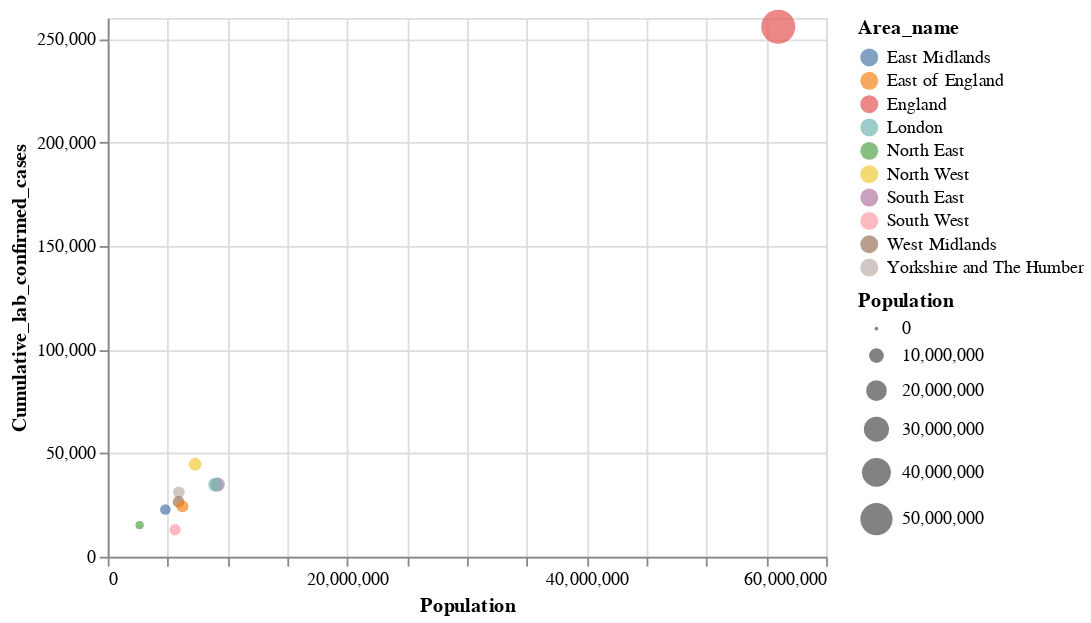

Write notebook code for a chart like this one.
### Markdown cell above
## Scatter-Bubble Plot

### Code cell
alt.Chart(areas_top_10_copy).mark_circle().encode(
    alt.X('Population', scale=alt.Scale(zero=False)),
    alt.Y('Cumulative_lab_confirmed_cases', scale=alt.Scale(zero=False, padding=1)),
    color='Area_name',
    size='Population'
)

### Figure 1 — Vega-Lite specification as saved in the notebook (floating-point values rounded to 4 significant figures)
{"config": {"view": {"continuousWidth": 400, "continuousHeight": 300}}, "data": {"name": "data-2363e1681706603af21da6ae88edd5d4"}, "mark": "circle", "encoding": {"color": {"type": "nominal", "field": "Area_name"}, "size": {"type": "quantitative", "field": "Population"}, "x": {"type": "quantitative", "field": "Population", "scale": {"zero": false}}, "y": {"type": "quantitative", "field": "Cumulative_lab_confirmed_cases", "scale": {"padding": 1, "zero": false}}}, "$schema": "https://vega.github.io/schema/vega-lite/v4.8.1.json", "datasets": {"data-2363e1681706603af21da6ae88edd5d4": [{"Area_name": "England", "Area_code": "E92000001", "Area_type": "Nation", "Specimen_date": "2020-07-23T00:00:00", "Daily_lab_confirmed_cases": 0, "Cumulative_lab_confirmed_cases": 255740, "Cumulative_lab_confirmed_cases_rate": 456.9, "Population": 56000000}, {"Area_name": "North West", "Area_code": "E12000002", "Area_type": "Region", "Specimen_date": "2020-07-23T00:00:00", "Daily_lab_confirmed_cases": 0, "Cumulative_lab_confirmed_cases": 44678, "Cumulative_lab_confirmed_cases_rate": 612.7, "Population": 7300000}, {"Area_name": "South East", "Area_code": "E12000008", "Area_type": "Region", "Specimen_date": "2020-07-23T00:00:00", "Daily_lab_confirmed_cases": 0, "Cumulative_lab_confirmed_cases": 34873, "Cumulative_lab_confirmed_cases_rate": 381.8, "Population": 9180000}, {"Area_name": "London", "Area_code": "E12000007", "Area_type": "Region", "Specimen_date": "2020-07-23T00:00:00", "Daily_lab_confirmed_cases": 0, "Cumulative_lab_confirmed_cases": 34791, "Cumulative_lab_confirmed_cases_rate": 390.6, "Population": 8980000}, {"Area_name": "Yorkshire and The Humber", "Area_code": "E12000003", "Area_type": "Region", "Specimen_date": "2020-07-23T00:00:00", "Daily_lab_confirmed_cases": 0, "Cumulative_lab_confirmed_cases": 31077, "Cumulative_lab_confirmed_cases_rate": 567.1, "Population": 5940000}, {"Area_name": "West Midlands", "Area_code": "E12000005", "Area_type": "Region", "Specimen_date": "2020-07-23T00:00:00", "Daily_lab_confirmed_cases": 0, "Cumulative_lab_confirmed_cases": 26479, "Cumulative_lab_confirmed_cases_rate": 448.7, "Population": 5910000}, {"Area_name": "East of England", "Area_code": "E12000006", "Area_type": "Region", "Specimen_date": "2020-07-23T00:00:00", "Daily_lab_confirmed_cases": 0, "Cumulative_lab_confirmed_cases": 24337, "Cumulative_lab_confirmed_cases_rate": 392.5, "Population": 6240000}, {"Area_name": "East Midlands", "Area_code": "E12000004", "Area_type": "Region", "Specimen_date": "2020-07-23T00:00:00", "Daily_lab_confirmed_cases": 0, "Cumulative_lab_confirmed_cases": 22820, "Cumulative_lab_confirmed_cases_rate": 475.0, "Population": 4810000}, {"Area_name": "North East", "Area_code": "E12000001", "Area_type": "Region", "Specimen_date": "2020-07-23T00:00:00", "Daily_lab_confirmed_cases": 0, "Cumulative_lab_confirmed_cases": 15263, "Cumulative_lab_confirmed_cases_rate": 574.2, "Population": 2660000}, {"Area_name": "South West", "Area_code": "E12000009", "Area_type": "Region", "Specimen_date": "2020-07-23T00:00:00", "Daily_lab_confirmed_cases": 0, "Cumulative_lab_confirmed_cases": 13020, "Cumulative_lab_confirmed_cases_rate": 232.5, "Population": 5620000}]}}
